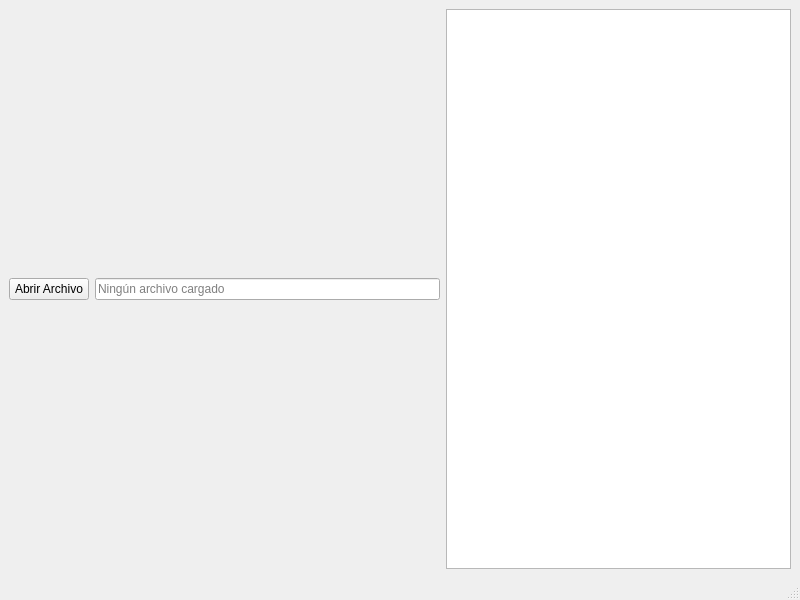
<?xml version="1.0" encoding="UTF-8"?>
<ui version="4.0">
 <class>QMainWindow</class>
 <widget class="QMainWindow" name="QMainWindow">
  <property name="geometry">
   <rect>
    <x>0</x>
    <y>0</y>
    <width>800</width>
    <height>600</height>
   </rect>
  </property>
  <property name="windowTitle">
   <string>MainWindow</string>
  </property>
  <widget class="QWidget" name="centralwidget">
   <layout class="QHBoxLayout" name="horizontalLayout">
    <item>
     <layout class="QVBoxLayout" name="QVBoxLayout">
      <item>
       <layout class="QHBoxLayout" name="QHBoxLayout">
        <item>
         <widget class="QPushButton" name="openFileButton">
          <property name="autoFillBackground">
           <bool>false</bool>
          </property>
          <property name="text">
           <string>Abrir Archivo</string>
          </property>
         </widget>
        </item>
        <item>
         <widget class="QLineEdit" name="filePathLineEdit">
          <property name="readOnly">
           <bool>true</bool>
          </property>
          <property name="placeholderText">
           <string>Ningún archivo cargado</string>
          </property>
         </widget>
        </item>
        <item>
         <widget class="QTableView" name="tblDatos"/>
        </item>
       </layout>
      </item>
     </layout>
    </item>
   </layout>
  </widget>
  <widget class="QMenuBar" name="menubar">
   <property name="geometry">
    <rect>
     <x>0</x>
     <y>0</y>
     <width>800</width>
     <height>26</height>
    </rect>
   </property>
  </widget>
  <widget class="QStatusBar" name="statusbar"/>
 </widget>
 <resources/>
 <connections/>
</ui>
